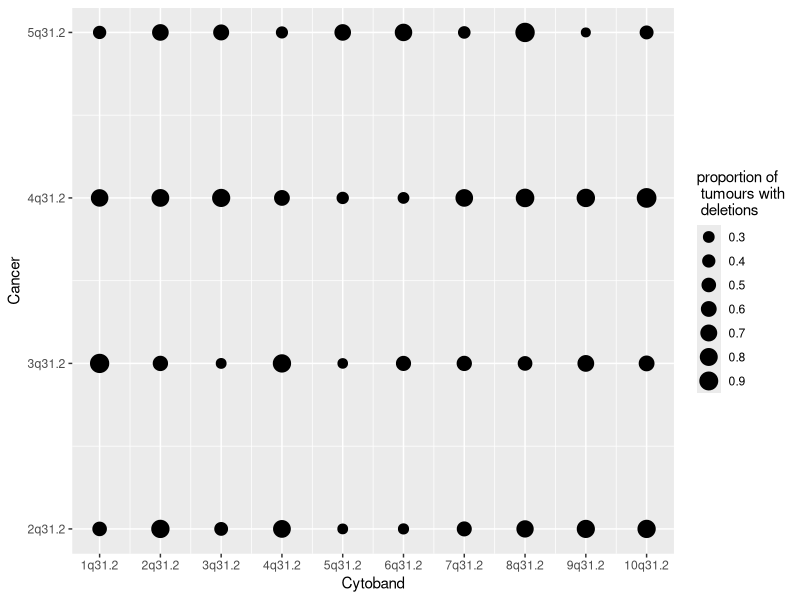

This chart was generated by the following R code: (Note: this script raises an error after producing the figure.)
################
### Circle plots of deletions and amplifications per cytoband
###############

library(ggplot2)
library(scales)

### Trial circle plots:

####################
###Dummy data

cytoband.name<- c("1q31.2", "2q31.2", "3q31.2", "4q31.2", "5q31.2", "6q31.2", "7q31.2", "8q31.2", "9q31.2", "10q31.2")
cytoband<- rep(seq(1:10), 4)
tumour.type<- rep(seq(1:4), each = 10)
proportion.of.deletions.per.cytoband<- runif(40)
df<- cbind(x = cytoband, y = tumour.type, proportion_deletions = proportion.of.deletions.per.cytoband)
df<- as.data.frame(df)
df

df3<-cbind(x = cytoband.name, y = letters[1:10], proportion_deletions = proportion.of.deletions.per.cytoband)
df3<- as.data.frame(df3)


################
###Trial plotting dummy data

ggplot(df, aes(x,y)) +
  geom_point(aes(size = proportion_deletions)) +
  scale_x_continuous(name="Cytoband", breaks=pretty_breaks(n=10), labels = c("crap", cytoband.name[1:10], "crap")) +
  scale_y_continuous(name="Cancer", breaks=pretty_breaks(n=4), labels = cytoband.name[1:6]) +
  scale_size_area("proportion of\n tumours with\n deletions", breaks = c(0.1, 0.2, 0.3, 0.4, 0.5, 0.6, 0.7, 0.8, 0.9, 1.0))


ggplot(df3, aes(x,y)) +
  geom_point(aes(size = proportion_deletions)) +
  scale_x_discrete(name="Cytoband") +
  scale_y_continuous(name="Cancer")

#############
##Another test

set.seed (1234)
rectheat = sample(c(rnorm (10, 5,1), NA, NA), 7*14, replace = T)

dataf <- data.frame (rowv = rep (1:7, 14), columnv = rep(1:14, each = 7),
                     rectheat, circlesize = rectheat*1.5,
                     circlefill =  rectheat*10 )
dataf

##plot another test

ggplot(dataf, aes(y = factor(rowv),
                  x = factor(columnv))) +        ## global aes
  geom_tile(aes(fill = rectheat)) +         ## to get the rect filled
  geom_point(aes(colour = circlefill, 
                 size =circlesize))  +    ## geom_point for circle illusion
  scale_color_gradient(low = "yellow",  
                       high = "red")+       ## color of the corresponding aes
  scale_size(range = c(1, 20))+             ## to tune the size of circles
  theme_bw()

ggplot(dataf, aes(y = factor(rowv),
                  x = factor(columnv))) +
  geom_point(aes(size = circlesize))

dataf <- data.frame (rowv = rep (LETTERS[1:7], 14), columnv = rep(letters[1:14], each = 7),
                     rectheat, circlesize = rectheat*1.5,
                     circlefill =  rectheat*10 )
dataf

############
### Get deletions per cytoband data using events.per.cytoband function

##Target genes:
target.genes<- c("MET", "CDKN2A", "RB1", "WWOX", 
      "LRP1B", "PDE4D", "CCNE1", "TP53",
      "FGFR1", "MYC", "EGFR","WHSC1L1",
      "ERBB2", "MCL1", "MDM2", "CCND1", "ATM",
      "NOTCH1", "PPP2R2A", "BRD4", "ARID1A",
      "STK11", "PARK2")

##New cnv list of cancer types we are most interested in:
short.cnv.list<- cnv.list[c(3, 7, 9, 12, 20, 21, 23, 24, 26, 29, 30)]
length(short.cnv.list)
names(short.cnv.list)

cytoband.table<- unique(short.cnv.list[[1]]$Cytoband)
length(cytoband.table)

length(unique(short.cnv.list$BRCA$Cytoband))

deletions.per.cytoband.circle.plots.table<- data.frame(cytoband = NA, cancer = NA, proportion_deletions = NA)


for (i in 1:length(short.cnv.list)){
  
  cancer.type<- names(short.cnv.list)[i]
  cancer.table<- chromosomal_location(short.cnv.list[[i]])
  cancer.list<- events.per.cytoband(cancer.table,
                              threshold = -1,
                              cytoband_column = 10,
                              column_data_start = 11,
                              chromosome_interval = 0,
                              deletion = TRUE)
  cancer.deletions.per.cytoband<- cbind(cytoband = cytoband.table, cancer = rep(cancer.type, 806), proportion_deletions = cancer.list[[2]]$proportion.of.deletions)
  
  deletions.per.cytoband.circle.plots.table<-rbind(deletions.per.cytoband.circle.plots.table, cancer.deletions.per.cytoband) 
  
  
}

## delete first row of deletions.per.cytoband.circle.plots.table

deletions.per.cytoband.circle.plots.table<-deletions.per.cytoband.circle.plots.table[-1,]
head(deletions.per.cytoband.circle.plots.table)
tail(deletions.per.cytoband.circle.plots.table)
nrow(deletions.per.cytoband.circle.plots.table)

## Plot circle plot

df2<- deletions.per.cytoband.circle.plots.table[c(1:10, 807:817),]

ggplot(deletions.per.cytoband.circle.plots.table, aes(y = factor(cancer),
                  x = factor(cytoband))) +
  xlab("Cytoband") +
  ylab("Cancer") +
  geom_point(aes(size = as.numeric(proportion_deletions))) + 
  scale_size_area("Proportion of\ntumours with\ndeletions")

#############
### Repeat for certain cytobands only:


# short.cnv.list[[1]] %>% 
#   dplyr::filter(Gene.Symbol == "CDKN2A") %>%
#   dplyr::select(Cytoband)

##Get cytobands of target genes
target.genes.cytoband <- short.cnv.list[[1]] %>% 
  dplyr::filter(Gene.Symbol %in% target.genes) %>%
  dplyr::select(Cytoband) %>%
  t() %>% #required to convert output from data.frame to vector
  as.character()

##create table of proportion of tumours with deletions per cytoband for target genes
target.genes.deletions.per.cytoband.circle.plots.table<- deletions.per.cytoband.circle.plots.table %>% 
  dplyr::filter(cytoband %in% target.genes.cytoband)

##Plot:
##Comment: in order to get the cytobands to be in numerical order need to use levels =
ggplot(target.genes.deletions.per.cytoband.circle.plots.table, aes(y = factor(cancer),
                                                      x = factor(cytoband, levels = unique(target.genes.deletions.per.cytoband.circle.plots.table$cytoband)))) +
  xlab("Cytoband") +
  ylab("Cancer") +
  geom_point(aes(size = as.numeric(proportion_deletions))) + 
  scale_size_area("Proportion of\nevents per\ncytoband")+
  theme(axis.text.x=element_text(angle=90,hjust=1, vjust = 0.5),
        #panel.grid.major = element_blank(), 
        #panel.grid.minor = element_blank(),
        panel.background = element_blank(),
        axis.line = element_line(colour = "black")
        ) #+ theme_bw()

##############
### Get deletions per genomic region data using events.per.cytoband function?



################
### Circle plot: Proportion of co-deletions per cytoband
###############

##Think about how to do it: 
##Use my co-deletion function..remind myself how it works

cytoband.table

for (i in 1:length(short.cnv.list)){}
cancer.table<- chromosomal_location(short.cnv.list[[i]])
test<- sapply(cytoband.table, function(x) co.deletion_co.amplification_matrix(cancer.table, column_start = 11, threshold = -1, Cytoband = TRUE, selection_criteria = x, deletion = TRUE))
length(test)
test4<- co.deletion_co.amplification_matrix(cancer.table, column_start = 11, threshold = -1, Cytoband = TRUE, selection_criteria = c("9p21.2", "9p21.3"), deletion = TRUE, normalisation = "none")
test4














